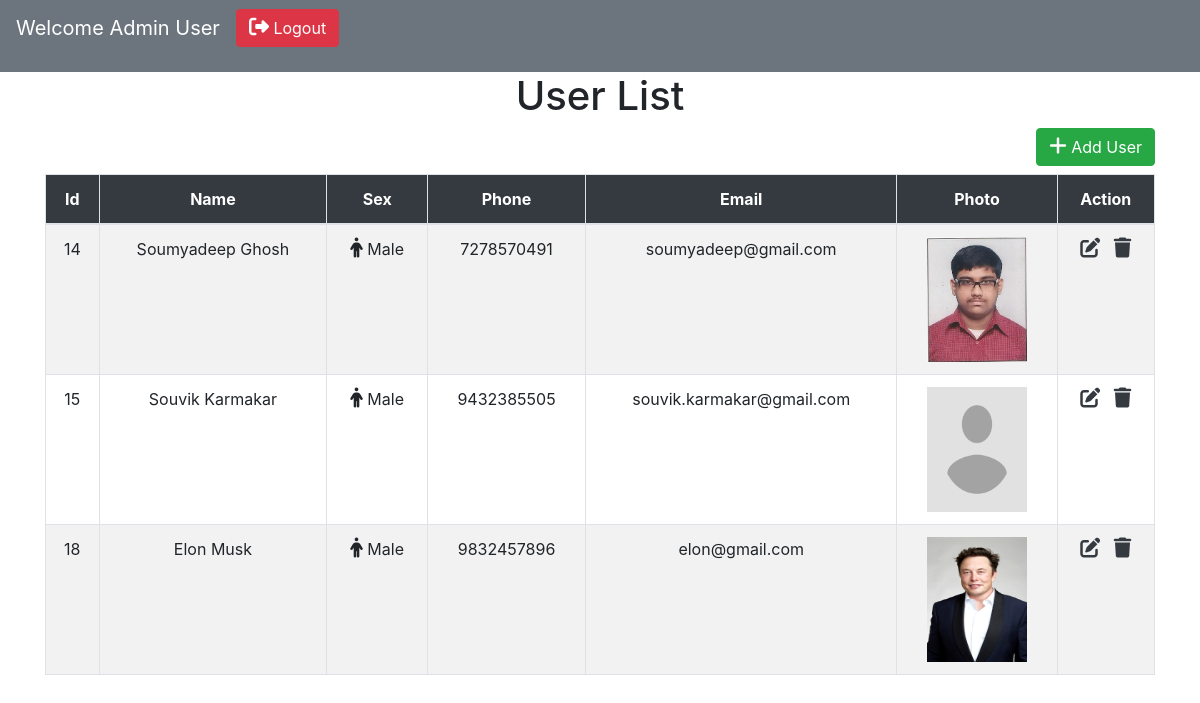
Screenshot of /index.php (signed in) with the database file from the repository.
### tables this page shows
CREATE TABLE `users` (
  `id` int(11) NOT NULL,
  `name` varchar(255) NOT NULL,
  `sex` varchar(11) NOT NULL,
  `phone` bigint(12) NOT NULL,
  `email` varchar(255) NOT NULL,
  `image` varchar(255) NOT NULL DEFAULT 'avatar.png'
);

### index.php (the view, shortened to what this page needs)
<?php
    include "config.php";
    $sql = "SELECT * FROM users";
    $query = mysqli_query($link,$sql);
?>
<!DOCTYPE html>
<html lang="en">
<head>
    <link rel="stylesheet" href="https://maxcdn.bootstrapcdn.com/bootstrap/4.5.2/css/bootstrap.min.css">
</head>
<body>
    <nav class="navbar navbar-expand-sm bg-secondary navbar-dark">
        <p class="navbar-brand">
            <?php if(isset($_SESSION['id'])){ ?>
                Welcome <?php echo $_SESSION['name'] ?>
            <?php } ?>
        </p>
        <p class="float-right">
            <a href="logout.php" class="btn btn-danger"><i class='fas fa-sign-out-alt'></i> Logout</a>
        </p>
    </nav>
    <div class="container">
        <h1 class="text-center">User List</h1>
        <div class="text-right"><a href="create.php" class="btn btn-success mb-2"><i class='fas fa-plus'></i> Add User</a></div>
        <table class="table table-bordered table-striped table-hover">
            <thead class="bg-dark text-center text-white">
                <tr>
                    <th>Id</th>
                    <th>Name</th>
                    <th>Sex</th>
                    <th>Phone</th>
                    <th>Email</th>
                    <th>Photo</th>
                    <th>Action</th>
                </tr>
            </thead>
            <tbody class="text-center">
                <?php if(mysqli_num_rows($query) == 0){ ?>
                    <tr><td colspan="7" class="text-center">No record found</td></tr>
                <?php }else{ ?>
                    <?php while($row = mysqli_fetch_assoc($query)){ ?>
                    <tr>
                        <td><?php echo $row['id'] ?></td>
                        <td><?php echo $row['name'] ?></td>
                        <td>
                            <?php if($row['sex'] == 'male'){ ?>
                                <i class='fas fa-male'></i> Male
                            <?php } ?>
                        </td>
                        <td><?php echo $row['phone'] ?></td>
                        <td><?php echo $row['email'] ?></td>
                        <td><img src="uploads/<?php echo $row['image'] ?>" width="100" height="125"></td>
                        <td>
                            <a href="update.php?id=<?php echo $row['id'] ?>" class="text-dark"><i class='fas fa-edit'></i></a>&nbsp;&nbsp;
                            <a href="delete.php?id=<?php echo $row['id'] ?>" class="text-dark"><i class='fas fa-trash'></i></a>
                        </td>
                    </tr>
                <?php }} ?>
            </tbody>
        </table>
    </div>
</body>
</html>

### index.php (style rules this page uses)
.fas { font-size: 20px; }

### rows the page displays
users: id "14", name "Soumyadeep Ghosh", sex "male" (drawn), phone "7278570491", email "soumyadeep@gmail.com", image (picture)
users: id "15", name "Souvik Karmakar", sex "male" (drawn), phone "9432385505", email "souvik.karmakar@gmail.com", image (placeholder picture)
users: id "18", name "Elon Musk", sex "male" (drawn), phone "9832457896", email "elon@gmail.com", image (picture)

### other values shown
$_SESSION['name'] "Admin User"
